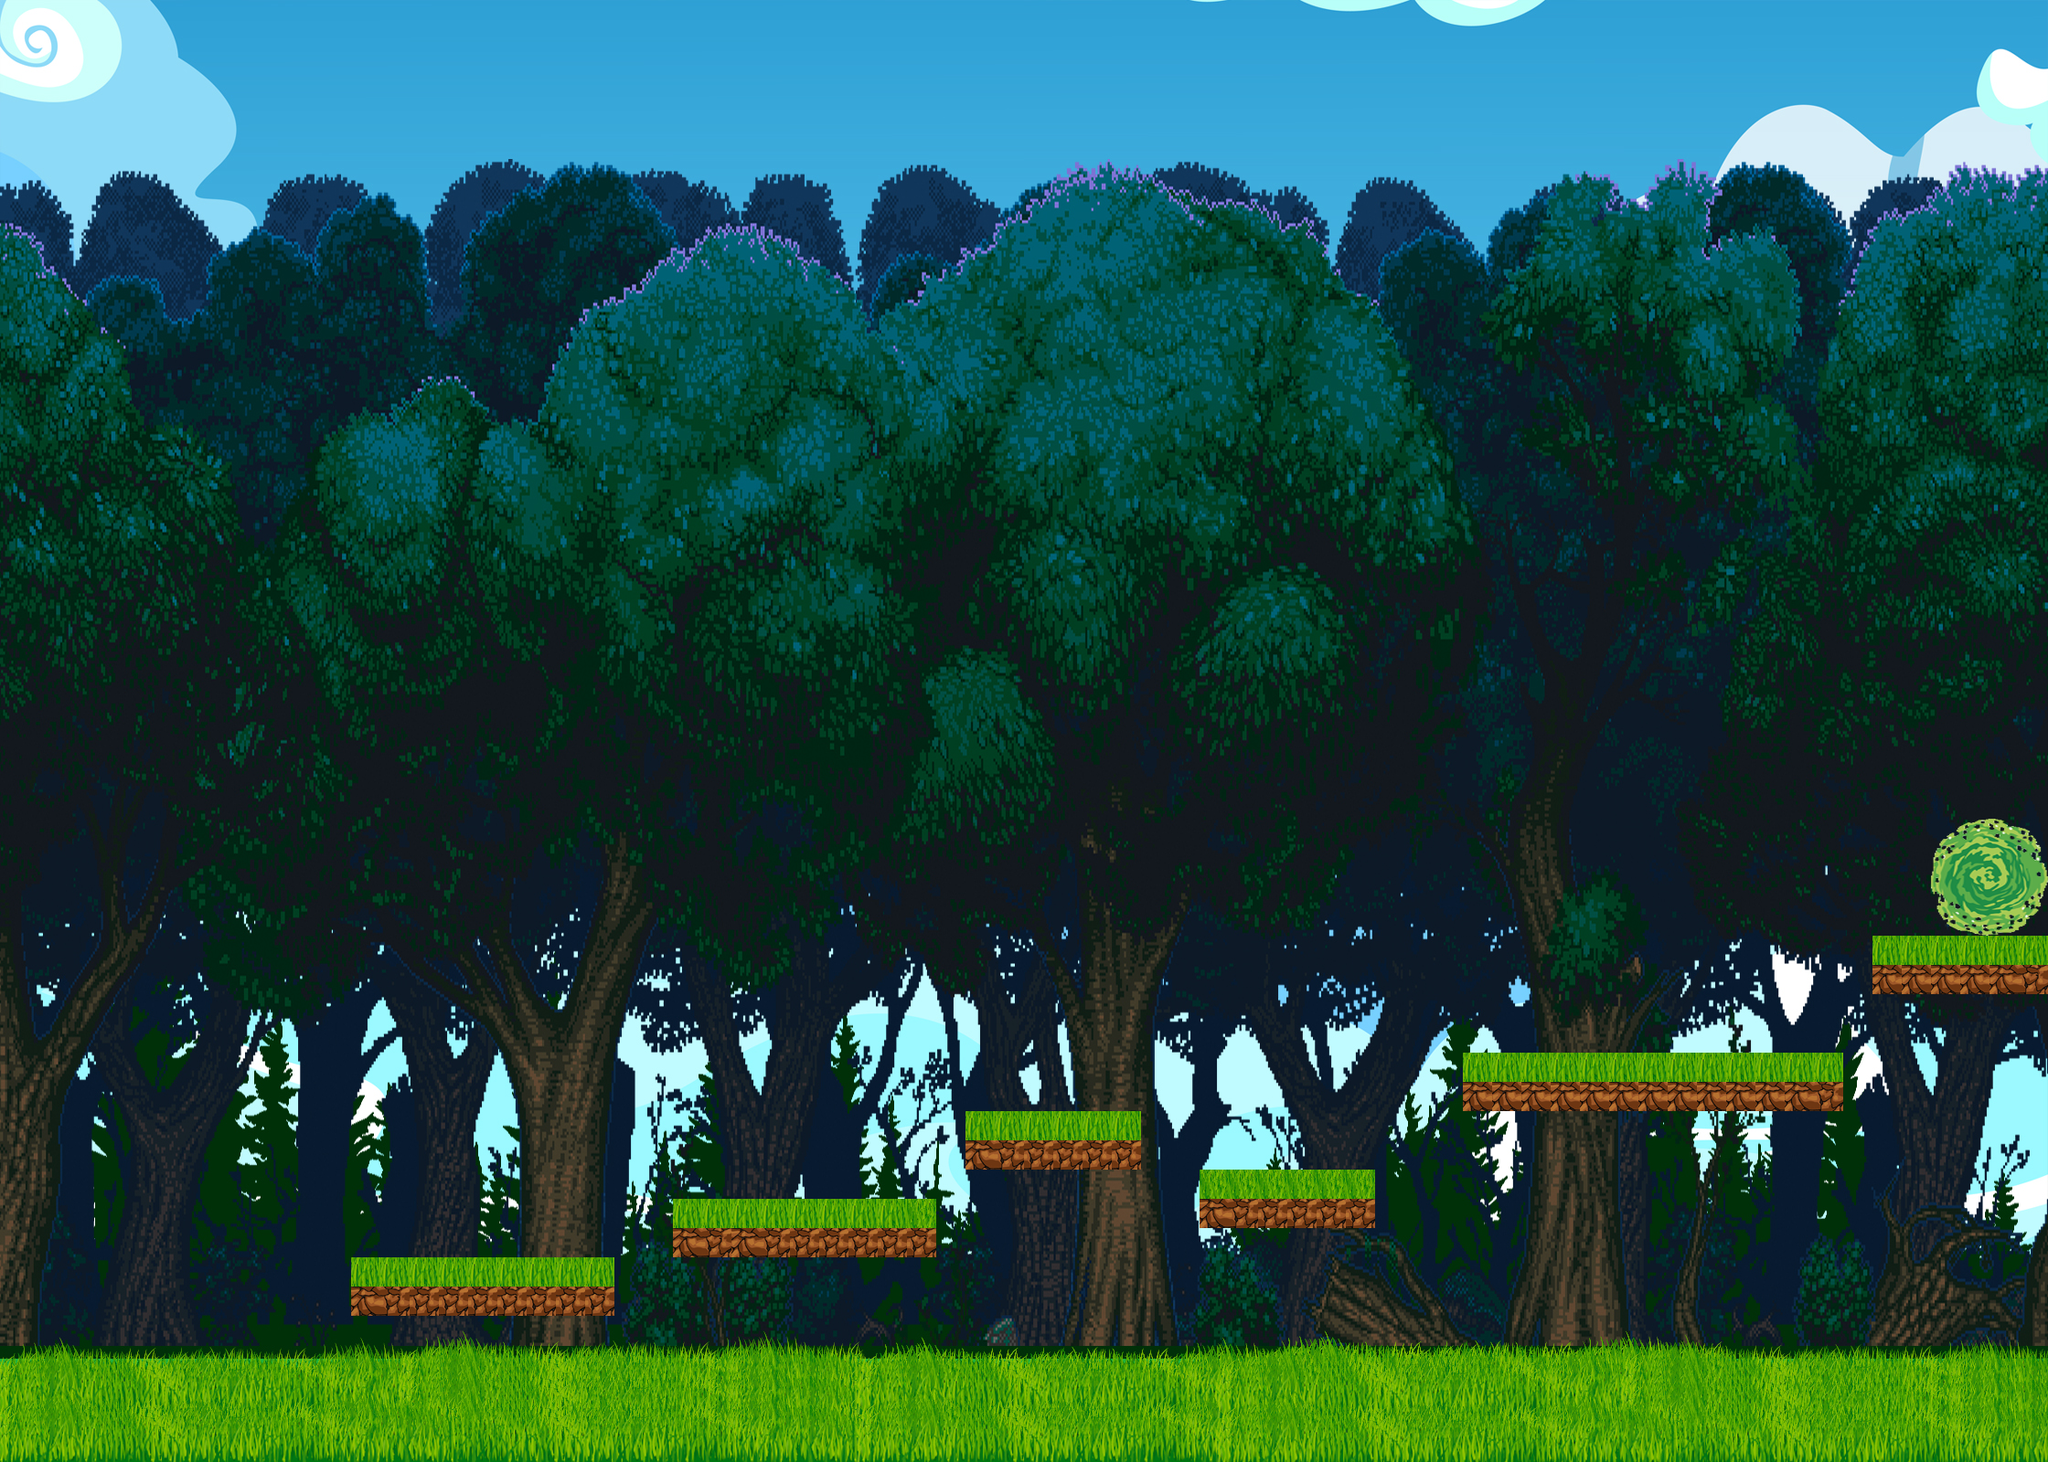

The image is a tile-based game level rendered from a .tmx file. Its description and source (layers, tilesets, objects; grid data summarised) follow:
An orthogonal 70x50 tile map with 32x32 px tiles, 2 tile layers (Capa de Patrones 1, Capa de patrones 2), 2 tilesets and 21 objects (3x 1, 3x 2, 3).

<map version="1.0" orientation="orthogonal" renderorder="right-down" width="70" height="50" tilewidth="32" tileheight="32" nextobjectid="37">
 <tileset firstgid="1" name="FONDOFINAL" tilewidth="32" tileheight="32" tilecount="3500">
  <image source="resources/Imagenes/FONDOFINAL.jpg" width="2240" height="1600" />
 </tileset>
 <tileset firstgid="3501" name="objetos" tilewidth="32" tileheight="32" tilecount="48">
  <image source="resources/Imagenes/objetos-mundo1.png" width="256" height="192" />
 </tileset>
 <layer name="Capa de Patrones 1" width="70" height="50">
  <data>[3500 cells, 3500 non-empty, 3404 distinct tile ids]</data>
 </layer>
 <layer name="Capa de patrones 2" width="70" height="50">
  <data>[3500 cells, 16 non-empty, 16 distinct tile ids]</data>
 </layer>
 <objectgroup name="Capa de Colisiones">
  <object id="1" x="0" y="1505" width="2230" height="85" />
  <object id="3" x="5" y="-5" width="2230" height="25" />
  <object id="4" x="2220" y="-5" width="20" height="1590" />
  <object id="5" x="0" y="-5" width="30" height="1590" />
  <object id="6" x="386" y="1376" width="284" height="64" />
  <object id="7" x="735" y="1314" width="288" height="62" />
  <object id="8" x="1312" y="1278.67" width="192" height="62.6667" />
  <object id="9" x="1602" y="1152" width="408" height="63" />
  <object id="25" x="2050" y="1024" width="195" height="60" />
  <object id="27" x="1059" y="1220" width="190" height="56" />
 </objectgroup>
 <objectgroup name="Capa de Enemigos">
  <object id="13" type="1" x="1425" y="880" width="65" height="80">
   <ellipse />
  </object>
  <object id="14" type="1" x="615" y="1175" width="65" height="75">
   <ellipse />
  </object>
  <object id="15" type="2" x="1780" y="1071" width="78" height="80">
   <ellipse />
  </object>
  <object id="17" type="2" x="1407" y="1219" width="65" height="60">
   <ellipse />
  </object>
 </objectgroup>
 <objectgroup name="Capa de Player">
  <object id="21" x="110" y="1112" width="100" height="102">
   <ellipse />
  </object>
 </objectgroup>
 <objectgroup name="Capa de PowerUps">
  <object id="22" type="1" x="870" y="1263" width="35" height="40" />
  <object id="23" type="3" x="1905" y="1115" width="50" height="30" />
  <object id="24" type="2" x="980" y="1440" width="40" height="45" />
 </objectgroup>
 <objectgroup name="Capa de Puerta">
  <object id="35" x="2124" y="900" width="104" height="120" />
 </objectgroup>
 <objectgroup name="Capa de Bordes">
  <object id="29" x="0" y="0" width="20" height="1600" />
  <object id="32" x="2240" y="0" width="20" height="1600" />
 </objectgroup>
</map>